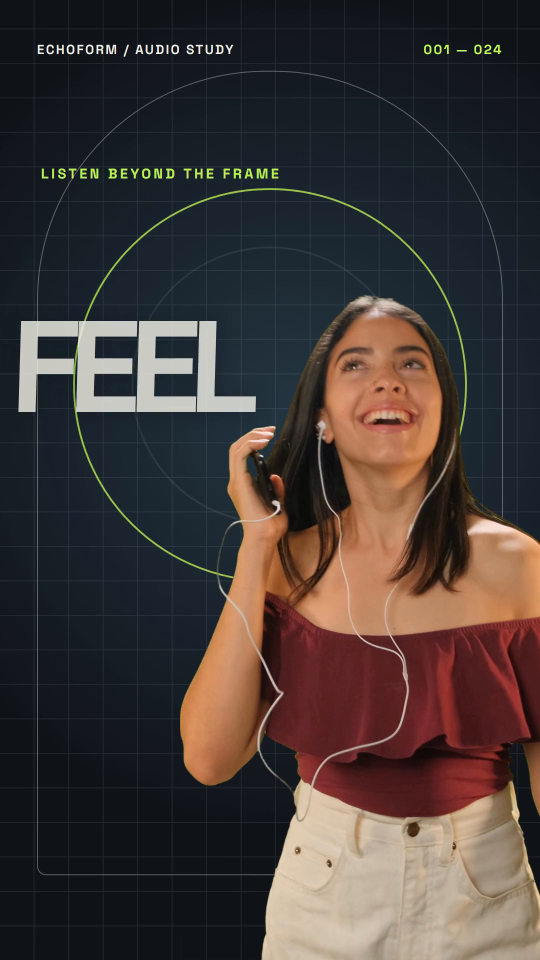
#> input picture frame 16 of scripts/video-editing/studio-phase2/proof-baseline.mp4, 1080 x 1920 px, given in place of 199A5419.MP4, which was not available (shown at 1/2 size)
$ python cover_r03.py
#> lines starting #> are read from the running program, lines starting #| are printed output that depends on the picture; pictures that were not available may be replaced by others from this repository, and a replacement may not be noted
"""Protected Daisy R03 cover using one real Daisy storefront image."""
from pathlib import Path

import cv2
from PIL import Image, ImageDraw, ImageFont

ROOT = Path(r"C:\Users\chris\Videos\CG-AI-Editing\Daisy-Nov-2026")
OUT = ROOT / "private-repurpose-v3" / "r03-cut"
src = ROOT / "source-general" / "199A5419.MP4"
cap = cv2.VideoCapture(str(src))
cap.set(cv2.CAP_PROP_POS_MSEC, 680)
ok, frame = cap.read()
#> frame is the input picture: shape (1920, 1080, 3); mean B, G, R 55.1, 57.7, 66.3
cap.release()
if not ok:
    raise RuntimeError("Could not read real Daisy cover frame")
frame = cv2.rotate(frame, cv2.ROTATE_90_CLOCKWISE)
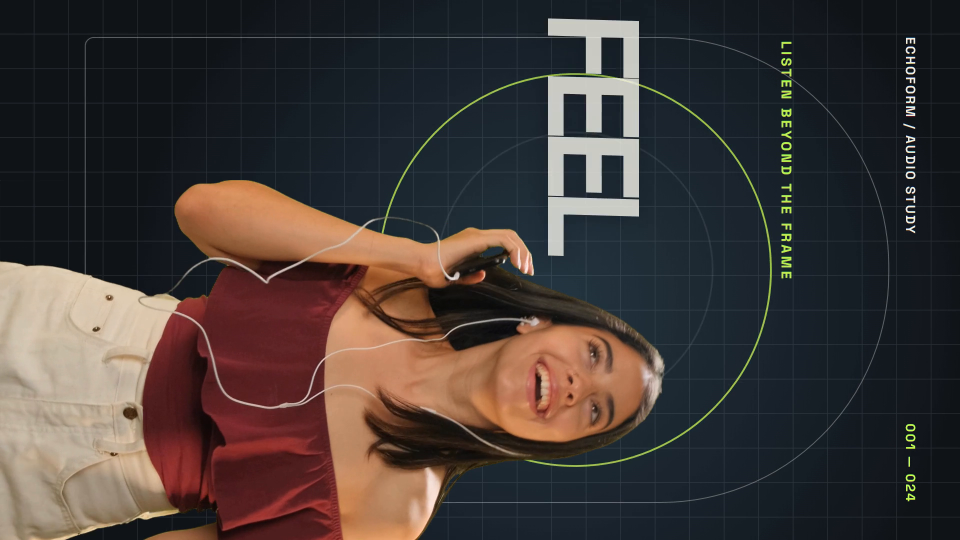
#> frame: shape (1080, 1920, 3) (shown at 1/2 size); mean B, G, R 55.1, 57.7, 66.3
photo = Image.fromarray(cv2.cvtColor(frame, cv2.COLOR_BGR2RGB))
W, H = 1440, 2560
im = photo.resize((W, H), Image.Resampling.LANCZOS).convert("RGBA")
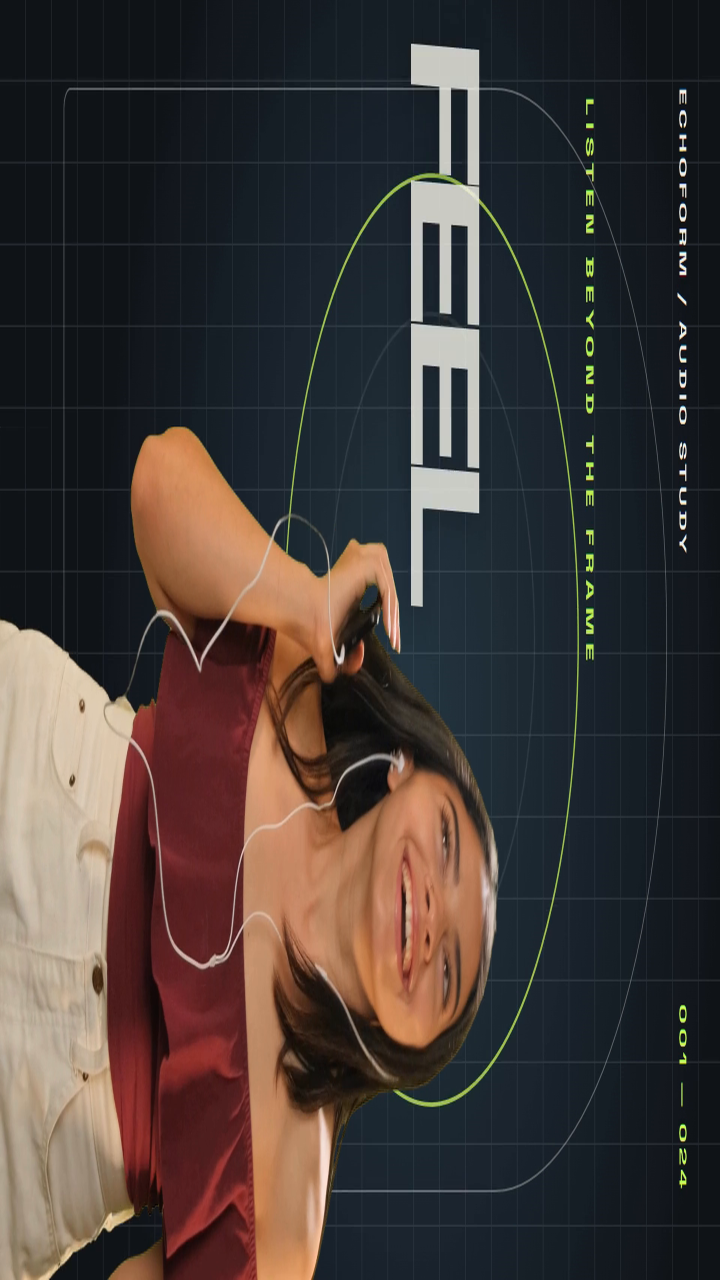
#> im: PIL image 1440x2560 RGBA (shown at 1/2 size); mean R, G, B, A 66.3, 57.7, 55.1, 255
veil = Image.new("RGBA", (W, H))
#> veil: PIL image 1440x2560 RGBA; every value is 0
d = ImageDraw.Draw(veil)
for y in range(690, H, 4):
    t = (y - 690) / (H - 690)
    d.rectangle((0, y, W, y + 4), fill=(7, 9, 10, int(150 * t ** .7)))
im = Image.alpha_composite(im, veil)
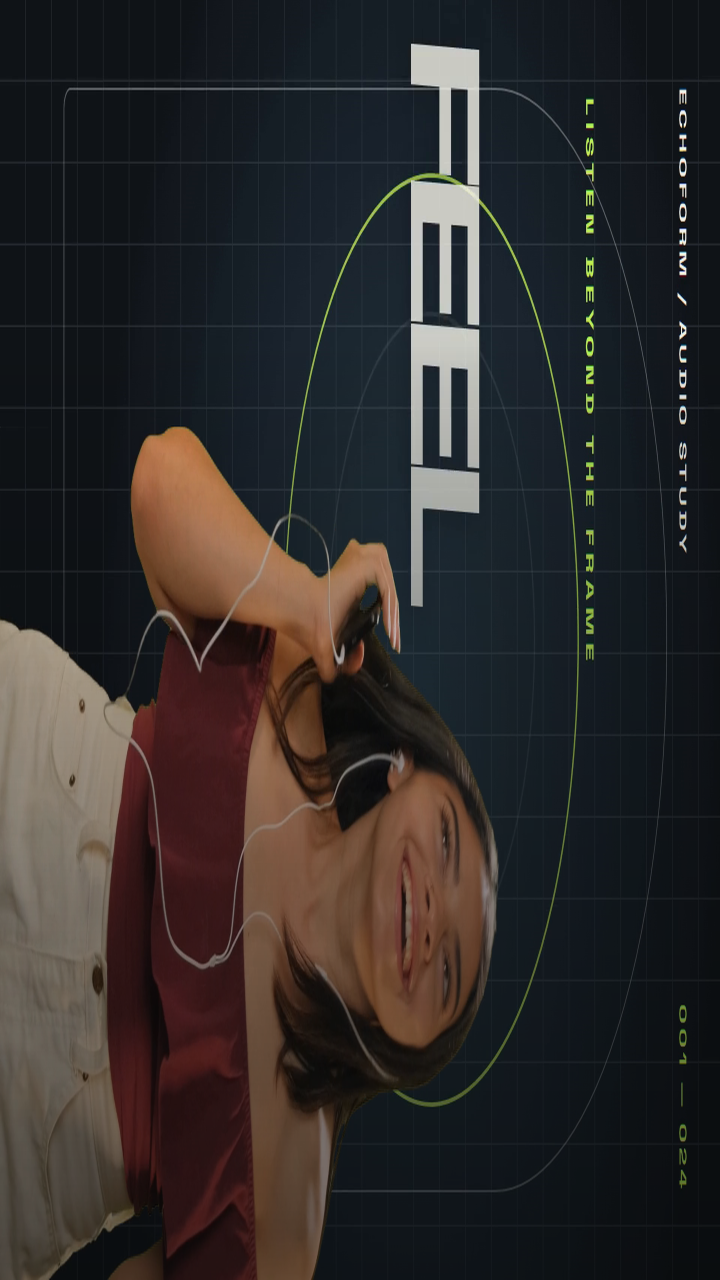
#> im: PIL image 1440x2560 RGBA (shown at 1/2 size); mean R, G, B, A 46.8, 43.1, 42.4, 255
d = ImageDraw.Draw(im)
font_path = r"C:\Users\chris\Videos\CG-AI-Editing\Client-Libraries\PSG\brand\fonts\Montserrat-wght.ttf"
font = ImageFont.truetype(font_path, 139)
#> (the run stopped early here; a loop or call above may not have finished)
